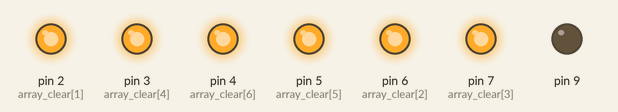
Simulated run of this sketch. Board: Arduino Uno, built with avr-gcc and run on an emulated ATmega328P. Parts: output pins drawn as LEDs (lit = HIGH). Pins used as bus, display or sensor lines are not drawn.

Above: at 0.47 s.
At 3.2 s:
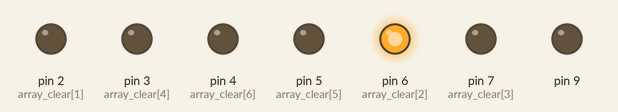
At 5.1 s:
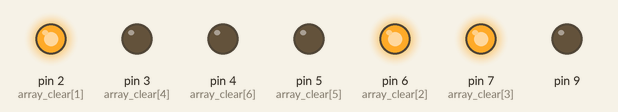
At 7.52 s:
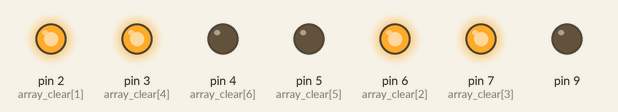
At 8.8 s:
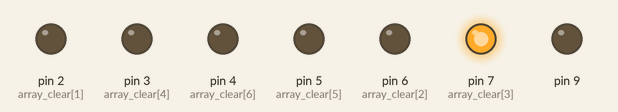
At 10.7 s:
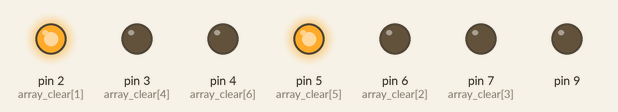
Timing chart, 0 to 12.2 s (numbered marks = the images above):
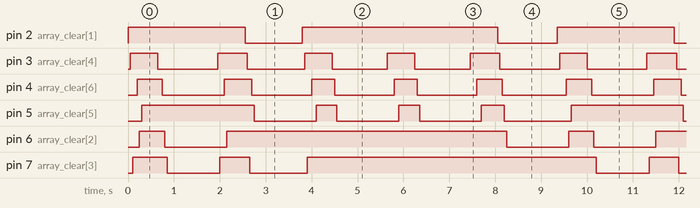

Measured:
- by itself, pin 2 (array_clear[1]): repeats every 9.4 s: LOW 1.3 s, HIGH 4.3 s, LOW 1.3 s, HIGH 2.6 s
- by itself, pin 3 (array_clear[4]): alternates HIGH for 0.60 s and LOW for 1.3 s
- by itself, pin 4 (array_clear[6]): alternates HIGH for 0.55 s and LOW for 1.3 s
- by itself, pin 5 (array_clear[5]): repeats every 9.4 s: 2 × (LOW 1.4 s, HIGH 0.45 s), LOW 1.4 s, HIGH 0.50 s, LOW 1.5 s, HIGH 2.5 s
- by itself, pin 6 (array_clear[2]): repeats every 9.4 s: LOW 1.4 s, HIGH 6.1 s, LOW 1.4 s, HIGH 0.55 s
- by itself, pin 7 (array_clear[3]): repeats every 9.4 s: LOW 1.2 s, HIGH 0.65 s, LOW 1.3 s, HIGH 6.3 s

The sketch:

seven_segment_display__v2.ino
```cpp
int timer = 1000;
int count;
int D1 = 2;
int D2 = 3;
int D3 = 4;
int D4 = 5;
int D5 = 6;
int D6 = 7;
int D7 = 8;
int all_pins;
int array_count;
int array_clear[] = {D1, D2, D6, D7, D3, D5, D4};
int array_0[] = {D1, D2, D3, D4, D5, D7};
int array_1[] = {D7, D5};
int array_2[] = {D1, D7, D6, D3, D4};
int array_H[] = {D2, D7, D3, D5, D6};
int array_E[] = {D1, D2, D6, D3, D4};
int array_L[] = {D2, D3, D4};

 /*
 D1 controls a
 D2 controls f
 D3 controls e
 D4 controls d
 D5 controls c
 D6 controls g
 D7 controls b
 */


void clear() {
    for(count = 0; count <= 6; count++) {
    digitalWrite(array_clear[count], HIGH);
    delay(50);
  }

  delay(300);
}

void H(){
      //display H
    for(count = 0; count <= 4; count++){
      digitalWrite(array_H[count], LOW);
    delay(50);
  }
      delay(timer);
}
void E(){
  //display E
   for(count = 0; count <= 4; count++){
      digitalWrite(array_E[count], LOW);
    delay(50);
  }
      delay(timer);
}
void L(){
  //display L
  for(count = 0; count <= 2; count++){
      digitalWrite(array_L[count], LOW);
    delay(50);
  }
      delay(timer);
}
void O(){
  //display 0
    for(count = 0; count <= 5; count++){
      digitalWrite(array_0[count], LOW);
    delay(50);
  }
      delay(timer);
}

void setup()
{
  for(all_pins = 2; all_pins <= 9; all_pins++) {
  pinMode(all_pins, OUTPUT);}
  all_pins = 0;
}

void loop() {

          clear();

    //display H
    H();

     clear();

    //displays E
   E();

      clear();

    L();

      clear();
      //delay(300);

    //display L
    L();

      clear();

    //display 0
    O();


}
```
